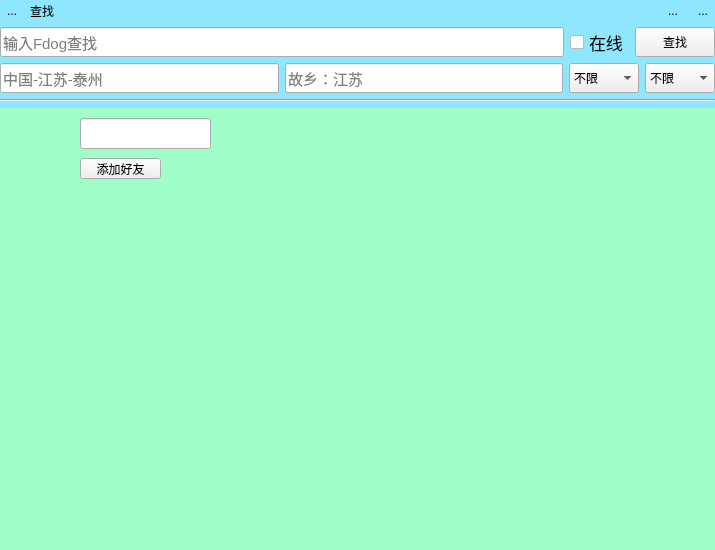
<?xml version="1.0" encoding="UTF-8"?>
<ui version="4.0">
 <class>Query</class>
 <widget class="QWidget" name="Query">
  <property name="geometry">
   <rect>
    <x>0</x>
    <y>0</y>
    <width>715</width>
    <height>544</height>
   </rect>
  </property>
  <property name="windowTitle">
   <string>查找</string>
  </property>
  <property name="windowIcon">
   <iconset resource="libres.qrc">
    <normaloff>:/lib/fdogicon.png</normaloff>:/lib/fdogicon.png</iconset>
  </property>
  <property name="styleSheet">
   <string notr="true">#Query{
background-color: rgb(142, 231, 255);
}</string>
  </property>
  <layout class="QVBoxLayout" name="verticalLayout">
   <property name="leftMargin">
    <number>0</number>
   </property>
   <property name="topMargin">
    <number>0</number>
   </property>
   <property name="rightMargin">
    <number>0</number>
   </property>
   <property name="bottomMargin">
    <number>0</number>
   </property>
   <item>
    <layout class="QHBoxLayout" name="horizontalLayout_3">
     <item>
      <widget class="QToolButton" name="toolButton">
       <property name="text">
        <string>...</string>
       </property>
       <property name="icon">
        <iconset resource="libres.qrc">
         <normaloff>:/lib/fdogicon.png</normaloff>:/lib/fdogicon.png</iconset>
       </property>
       <property name="autoRaise">
        <bool>true</bool>
       </property>
      </widget>
     </item>
     <item>
      <widget class="QLabel" name="label">
       <property name="text">
        <string>查找</string>
       </property>
      </widget>
     </item>
     <item>
      <spacer name="horizontalSpacer">
       <property name="orientation">
        <enum>Qt::Horizontal</enum>
       </property>
       <property name="sizeHint" stdset="0">
        <size>
         <width>40</width>
         <height>20</height>
        </size>
       </property>
      </spacer>
     </item>
     <item>
      <widget class="QToolButton" name="toolButton_2">
       <property name="text">
        <string>...</string>
       </property>
       <property name="icon">
        <iconset resource="libres.qrc">
         <normaloff>:/lib/zuixiaohua.png</normaloff>:/lib/zuixiaohua.png</iconset>
       </property>
       <property name="autoRaise">
        <bool>true</bool>
       </property>
      </widget>
     </item>
     <item>
      <widget class="QToolButton" name="toolButton_4">
       <property name="text">
        <string>...</string>
       </property>
       <property name="icon">
        <iconset resource="libres.qrc">
         <normaloff>:/lib/guanbi.png</normaloff>:/lib/guanbi.png</iconset>
       </property>
       <property name="autoRaise">
        <bool>true</bool>
       </property>
      </widget>
     </item>
    </layout>
   </item>
   <item>
    <spacer name="verticalSpacer">
     <property name="orientation">
      <enum>Qt::Vertical</enum>
     </property>
     <property name="sizeHint" stdset="0">
      <size>
       <width>20</width>
       <height>40</height>
      </size>
     </property>
    </spacer>
   </item>
   <item>
    <layout class="QHBoxLayout" name="horizontalLayout">
     <property name="spacing">
      <number>6</number>
     </property>
     <item>
      <widget class="QLineEdit" name="lineEdit">
       <property name="minimumSize">
        <size>
         <width>0</width>
         <height>30</height>
        </size>
       </property>
       <property name="font">
        <font>
         <pointsize>11</pointsize>
        </font>
       </property>
       <property name="placeholderText">
        <string>输入Fdog查找</string>
       </property>
      </widget>
     </item>
     <item>
      <widget class="QCheckBox" name="checkBox">
       <property name="minimumSize">
        <size>
         <width>0</width>
         <height>30</height>
        </size>
       </property>
       <property name="font">
        <font>
         <pointsize>13</pointsize>
        </font>
       </property>
       <property name="text">
        <string>在线</string>
       </property>
      </widget>
     </item>
     <item>
      <widget class="QPushButton" name="pushButton">
       <property name="minimumSize">
        <size>
         <width>0</width>
         <height>30</height>
        </size>
       </property>
       <property name="text">
        <string>查找</string>
       </property>
      </widget>
     </item>
    </layout>
   </item>
   <item>
    <layout class="QHBoxLayout" name="horizontalLayout_2">
     <item>
      <widget class="QLineEdit" name="lineEdit_2">
       <property name="minimumSize">
        <size>
         <width>0</width>
         <height>30</height>
        </size>
       </property>
       <property name="font">
        <font>
         <pointsize>11</pointsize>
        </font>
       </property>
       <property name="placeholderText">
        <string>中国-江苏-泰州</string>
       </property>
      </widget>
     </item>
     <item>
      <widget class="QLineEdit" name="lineEdit_3">
       <property name="minimumSize">
        <size>
         <width>0</width>
         <height>30</height>
        </size>
       </property>
       <property name="font">
        <font>
         <pointsize>11</pointsize>
        </font>
       </property>
       <property name="placeholderText">
        <string>故乡：江苏</string>
       </property>
      </widget>
     </item>
     <item>
      <widget class="QComboBox" name="comboBox">
       <property name="minimumSize">
        <size>
         <width>70</width>
         <height>30</height>
        </size>
       </property>
       <item>
        <property name="text">
         <string>不限</string>
        </property>
       </item>
       <item>
        <property name="text">
         <string>男</string>
        </property>
       </item>
       <item>
        <property name="text">
         <string>女</string>
        </property>
       </item>
      </widget>
     </item>
     <item>
      <widget class="QComboBox" name="comboBox_2">
       <property name="minimumSize">
        <size>
         <width>70</width>
         <height>30</height>
        </size>
       </property>
       <item>
        <property name="text">
         <string>不限</string>
        </property>
       </item>
       <item>
        <property name="text">
         <string>12-16</string>
        </property>
       </item>
       <item>
        <property name="text">
         <string>17-21</string>
        </property>
       </item>
       <item>
        <property name="text">
         <string>22-30</string>
        </property>
       </item>
      </widget>
     </item>
    </layout>
   </item>
   <item>
    <widget class="Line" name="line">
     <property name="orientation">
      <enum>Qt::Horizontal</enum>
     </property>
    </widget>
   </item>
   <item>
    <widget class="QWidget" name="widget" native="true">
     <property name="minimumSize">
      <size>
       <width>0</width>
       <height>442</height>
      </size>
     </property>
     <property name="styleSheet">
      <string notr="true">#widget{
background-color: rgb(160, 255, 200);
}</string>
     </property>
     <widget class="QLineEdit" name="lineEdit_4">
      <property name="geometry">
       <rect>
        <x>80</x>
        <y>10</y>
        <width>131</width>
        <height>31</height>
       </rect>
      </property>
      <property name="font">
       <font>
        <pointsize>12</pointsize>
       </font>
      </property>
      <property name="readOnly">
       <bool>true</bool>
      </property>
     </widget>
     <widget class="QPushButton" name="pushButton_3">
      <property name="geometry">
       <rect>
        <x>80</x>
        <y>50</y>
        <width>81</width>
        <height>21</height>
       </rect>
      </property>
      <property name="text">
       <string>添加好友</string>
      </property>
     </widget>
     <widget class="QPushButton" name="pushButton_4">
      <property name="geometry">
       <rect>
        <x>20</x>
        <y>10</y>
        <width>51</width>
        <height>51</height>
       </rect>
      </property>
      <property name="styleSheet">
       <string notr="true">border-radius:25px;</string>
      </property>
      <property name="text">
       <string/>
      </property>
      <property name="iconSize">
       <size>
        <width>50</width>
        <height>50</height>
       </size>
      </property>
     </widget>
    </widget>
   </item>
  </layout>
 </widget>
 <resources>
  <include location="libres.qrc"/>
 </resources>
 <connections>
  <connection>
   <sender>toolButton_2</sender>
   <signal>clicked()</signal>
   <receiver>Query</receiver>
   <slot>showMinimized()</slot>
   <hints>
    <hint type="sourcelabel">
     <x>673</x>
     <y>11</y>
    </hint>
    <hint type="destinationlabel">
     <x>357</x>
     <y>271</y>
    </hint>
   </hints>
  </connection>
 </connections>
</ui>
